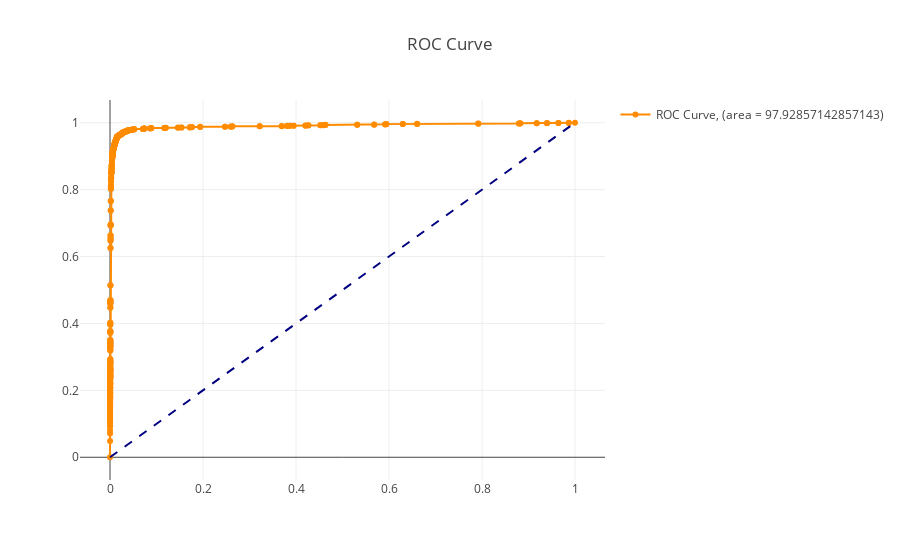

Notebook cell for this chart:
### Code cell
# predicted y probabilties
trace0 = go.Scatter(
    x = fpr_keras,
    y = tpr_keras,
    mode = 'markers+lines',
    line=dict(color='darkorange', width=2),
    name = 'ROC Curve, (area = {})'.format(auc_score)
)

trace1 = go.Scatter(
    x=[0, 1], y=[0, 1], 
    mode='lines', 
    line=dict(color='navy', width=2, dash='dash'),
    showlegend=False)

data = [trace0, trace1]

fig = go.Figure(data=data, layout = {'title':'ROC Curve'})
iplot(fig)

### Figure 1 — Plotly figure (JSON) as saved in the notebook; plotly's stock layout.template omitted (floating-point values rounded to 4 significant figures; data arrays with more than 128 entries replaced by an {"elided": "..."} marker saying what was removed)
{"data": [{"line": {"color": "darkorange", "width": 2}, "mode": "markers+lines", "name": "ROC Curve, (area = 97.92857142857143)", "type": "scatter", "x": {"elided": "461 float values"}, "y": {"elided": "461 float values"}}, {"line": {"color": "navy", "dash": "dash", "width": 2}, "mode": "lines", "showlegend": false, "type": "scatter", "x": [0, 1], "y": [0, 1]}], "layout": {"autosize": true, "title": "ROC Curve", "xaxis": {"autorange": true, "range": [-0.06113, 1.061], "type": "linear"}, "yaxis": {"autorange": true, "range": [-0.07325, 1.073], "type": "linear"}}}
